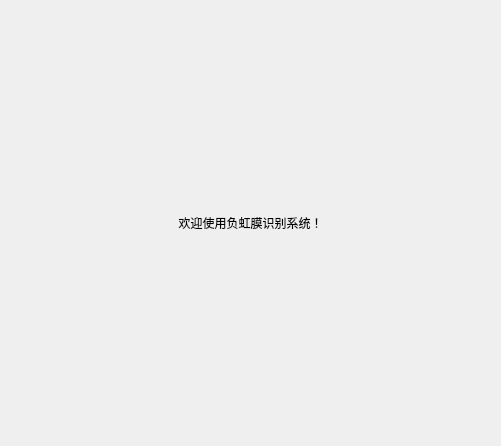
<?xml version="1.0" encoding="UTF-8"?>
<ui version="4.0">
 <class>Tab_Host</class>
 <widget class="QWidget" name="Tab_Host">
  <property name="geometry">
   <rect>
    <x>0</x>
    <y>0</y>
    <width>501</width>
    <height>446</height>
   </rect>
  </property>
  <property name="windowTitle">
   <string>Form</string>
  </property>
  <layout class="QHBoxLayout" name="horizontalLayout">
   <property name="leftMargin">
    <number>0</number>
   </property>
   <property name="topMargin">
    <number>0</number>
   </property>
   <property name="rightMargin">
    <number>0</number>
   </property>
   <property name="bottomMargin">
    <number>0</number>
   </property>
   <item>
    <widget class="QLabel" name="label">
     <property name="text">
      <string>欢迎使用负虹膜识别系统！</string>
     </property>
     <property name="alignment">
      <set>Qt::AlignCenter</set>
     </property>
    </widget>
   </item>
  </layout>
 </widget>
 <resources/>
 <connections/>
</ui>
